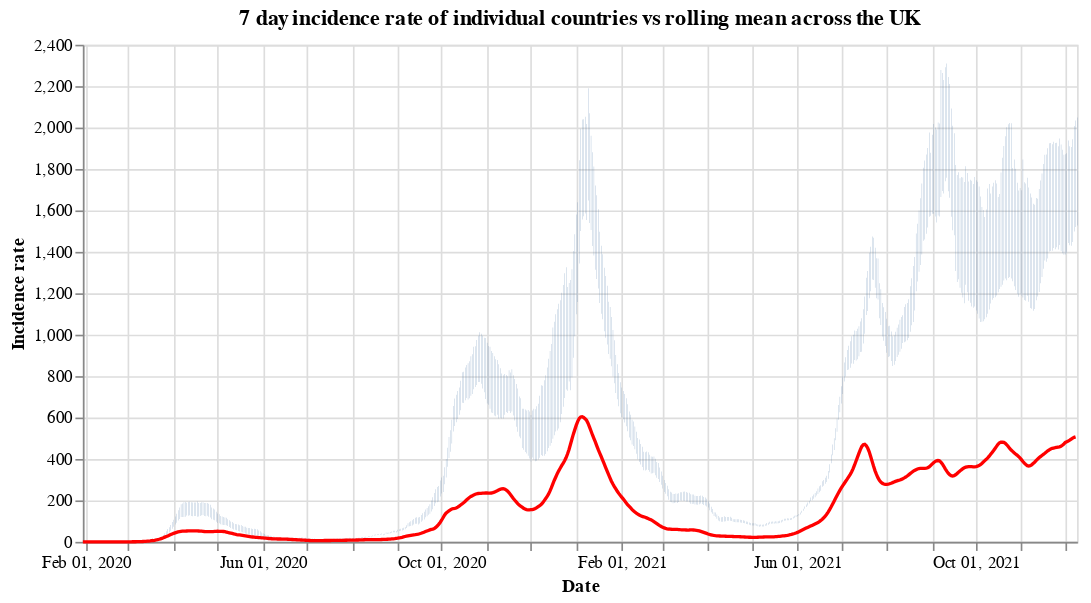

Here is the notebook cell this chart was saved with:
### Code cell
#collapse
countries = uk_cases['areaName'].unique()
countries.sort()

selection = alt.selection_single(
    name='Select',
    fields=['areaName'],
    init={'areaName': 'Wales'},
    bind={'areaName': alt.binding_select(options=countries)}
)

# scatter plot, modify opacity based on selection
bars = alt.Chart(uk_cases).mark_bar().add_selection(
    selection
).encode(
    x=alt.X("yearmonthdate(date):T", axis=alt.Axis(title='Date')),
    y=alt.Y("weeklyCasesRate:Q", axis=alt.Axis(title='Incidence rate')),
    tooltip='weeklyCasesRate:Q',
    opacity=alt.condition(selection, alt.value(1), alt.value(0))
).properties(title=f'7 day incidence rate of individual countries vs rolling mean across the UK', width=600)

line = alt.Chart(overview_cases).mark_line(
    color='red',
    size=2,
).transform_window(
    rolling_mean='mean(weeklyCasesRate)',
    frame=[0, 7]
).encode(
    x='yearmonthdate(date):T',
    y='rolling_mean:Q'
)

alt.layer(bars, line)

### Figure 1 — Vega-Lite specification as saved in the notebook (floating-point values rounded to 4 significant figures; data arrays with more than 128 entries replaced by an {"elided": "..."} marker saying what was removed)
{"config": {"view": {"continuousWidth": 400, "continuousHeight": 300}}, "layer": [{"data": {"name": "data-f29d7e93e2236059b51859f0671f1ed0"}, "mark": "bar", "encoding": {"opacity": {"condition": {"value": 1, "selection": "Select"}, "value": 0}, "tooltip": {"type": "quantitative", "field": "weeklyCasesRate"}, "x": {"type": "temporal", "axis": {"title": "Date"}, "field": "date", "timeUnit": "yearmonthdate"}, "y": {"type": "quantitative", "axis": {"title": "Incidence rate"}, "field": "weeklyCasesRate"}}, "selection": {"Select": {"type": "single", "fields": ["areaName"], "init": {"areaName": "Wales"}, "bind": {"areaName": {"input": "select", "options": ["England", "Northern Ireland", "Scotland", "Wales"]}}}}, "title": "7 day incidence rate of individual countries vs rolling mean across the UK", "width": 600}, {"data": {"name": "data-71a892659698dcf94357bb5f6b76ea62"}, "mark": {"type": "line", "color": "red", "size": 2}, "encoding": {"x": {"type": "temporal", "field": "date", "timeUnit": "yearmonthdate"}, "y": {"type": "quantitative", "field": "rolling_mean"}}, "transform": [{"window": [{"op": "mean", "field": "weeklyCasesRate", "as": "rolling_mean"}], "frame": [0, 7]}]}], "$schema": "https://vega.github.io/schema/vega-lite/v4.8.1.json", "datasets": {"data-f29d7e93e2236059b51859f0671f1ed0": {"elided": "2624 records"}, "data-71a892659698dcf94357bb5f6b76ea62": {"elided": "679 records"}}}
